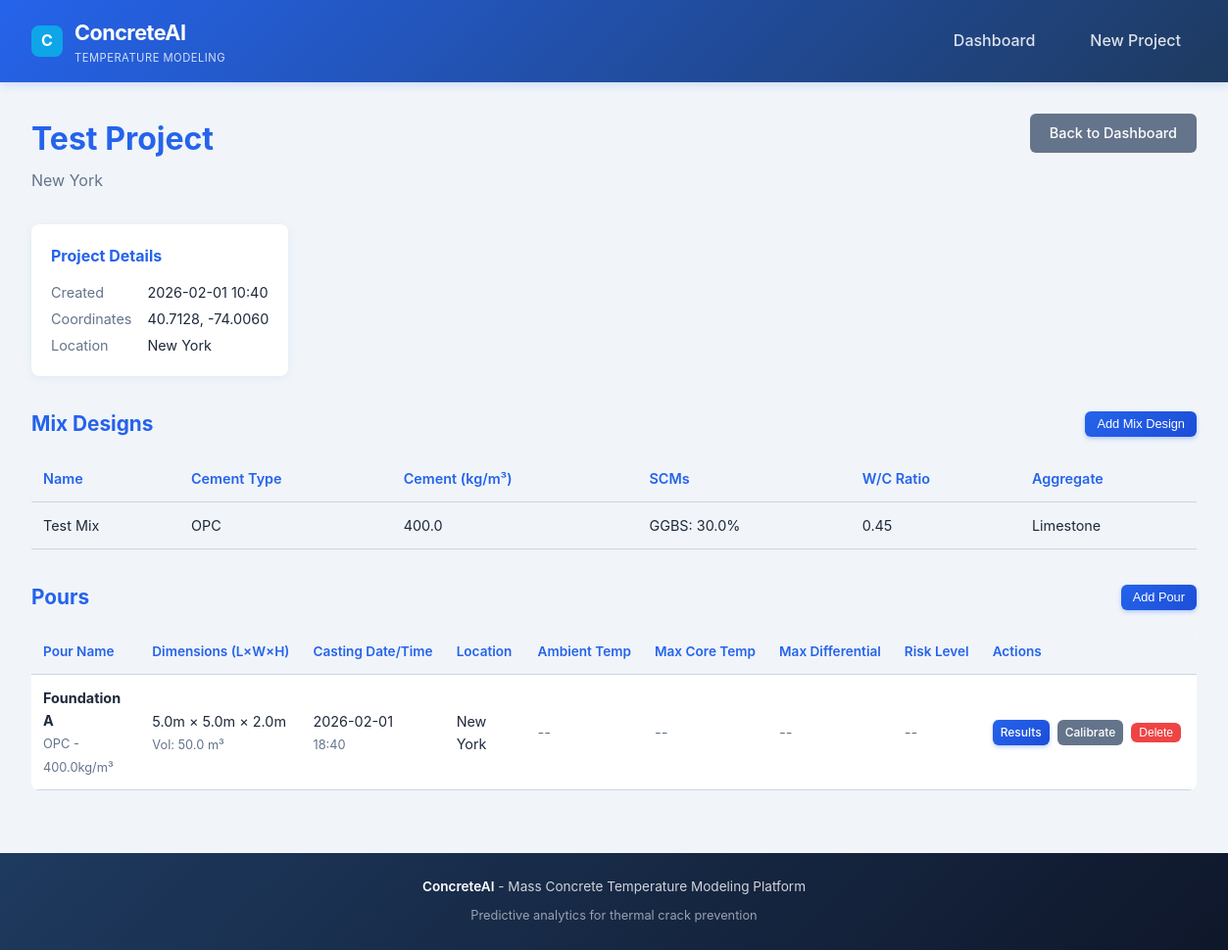
The page /projects/1/view on the database its author committed.
### app/models/database.py (models this page shows)
class Project(Base):
    __tablename__ = "projects"
    id = Column(Integer, primary_key=True, index=True)
    name = Column(String(255), nullable=False)
    location = Column(String(255))
    latitude = Column(Float)
    longitude = Column(Float)
    created_at = Column(DateTime, default=datetime.utcnow)
    mix_designs = relationship("MixDesign", back_populates="project", cascade="all, delete-orphan")
    pours = relationship("Pour", back_populates="project", cascade="all, delete-orphan")
    calibrations = relationship("Calibration", back_populates="project", cascade="all, delete-orphan")

class MixDesign(Base):
    __tablename__ = "mix_designs"
    id = Column(Integer, primary_key=True, index=True)
    project_id = Column(Integer, ForeignKey("projects.id"), nullable=False)
    name = Column(String(255))
    cement_type = Column(String(50))  # OPC, PPC, PSC
    cement_content = Column(Float)  # kg/m³
    ggbs_percent = Column(Float, default=0)
    fly_ash_percent = Column(Float, default=0)
    silica_fume_percent = Column(Float, default=0)
    water_cement_ratio = Column(Float)
    aggregate_type = Column(String(50))  # limestone, granite, basalt
    project = relationship("Project", back_populates="mix_designs")
    pours = relationship("Pour", back_populates="mix_design")

class Pour(Base):
    __tablename__ = "pours"
    id = Column(Integer, primary_key=True, index=True)
    project_id = Column(Integer, ForeignKey("projects.id"), nullable=False)
    mix_design_id = Column(Integer, ForeignKey("mix_designs.id"), nullable=False)
    name = Column(String(255))
    length = Column(Float)  # meters
    width = Column(Float)  # meters
    height = Column(Float)  # meters
    casting_datetime = Column(DateTime)
    fresh_concrete_temp = Column(Float)  # °C
    formwork_type = Column(String(50))  # steel, plywood, insulated
    curing_method = Column(String(50))  # water, compound, blankets, none
    curing_duration_days = Column(Integer)
    formwork_removal_hours = Column(Float)
    created_at = Column(DateTime, default=datetime.utcnow)
    project = relationship("Project", back_populates="pours")
    mix_design = relationship("MixDesign", back_populates="pours")
    predictions = relationship("Prediction", back_populates="pour", cascade="all, delete-orphan")
    measurements = relationship("Measurement", back_populates="pour", cascade="all, delete-orphan")

### app/main.py (the view)
@app.get("/projects/{project_id}/view", response_class=HTMLResponse)
async def view_project(request: Request, project_id: int):
    db = next(get_db())
    project = db.query(Project).filter(Project.id == project_id).first()
    if not project:
        return templates.TemplateResponse("error.html", {
            "request": request,
            "message": "Project not found",
        }, status_code=404)
    mix_designs = db.query(MixDesign).filter(MixDesign.project_id == project_id).all()
    pours = db.query(Pour).filter(Pour.project_id == project_id).order_by(Pour.casting_datetime.desc()).all()
    return templates.TemplateResponse("project_detail.html", {
        "request": request,
        "project": project,
        "mix_designs": mix_designs,
        "pours": pours,
    })

### templates/project_detail.html (shortened to what this page needs)
{% extends "base.html" %}
{% block content %}
<div class="page-header">
    <div>
        <h1>{{ project.name }}</h1>
        {% if project.location %}
        <p class="subtitle">{{ project.location }}</p>
        {% endif %}
    </div>
    <a href="/" class="btn btn-secondary">Back to Dashboard</a>
</div>
<div class="project-info">
    <div class="info-card">
        <h3>Project Details</h3>
        <dl>
            <dt>Created</dt>
            <dd>{{ project.created_at.strftime('%Y-%m-%d %H:%M') }}</dd>
            {% if project.latitude and project.longitude %}
            <dt>Coordinates</dt>
            <dd>{{ "%.4f"|format(project.latitude) }}, {{ "%.4f"|format(project.longitude) }}</dd>
            {% endif %}
            {% if project.location %}
            <dt>Location</dt>
            <dd>{{ project.location }}</dd>
            {% endif %}
        </dl>
    </div>
</div>
<section class="section">
    <div class="section-header">
        <h2>Mix Designs</h2>
        <button class="btn btn-primary btn-sm" onclick="showMixModal()">Add Mix Design</button>
    </div>
    {% if mix_designs %}
    <div class="table-container">
        <table class="data-table">
            <thead>
                <tr>
                    <th>Name</th>
                    <th>Cement Type</th>
                    <th>Cement (kg/m³)</th>
                    <th>SCMs</th>
                    <th>W/C Ratio</th>
                    <th>Aggregate</th>
                </tr>
            </thead>
            <tbody>
                {% for mix in mix_designs %}
                <tr>
                    <td>{{ mix.name or 'Unnamed' }}</td>
                    <td>{{ mix.cement_type }}</td>
                    <td>{{ mix.cement_content }}</td>
                    <td>
                        {% if mix.ggbs_percent > 0 %}GGBS: {{ mix.ggbs_percent }}% {% endif %}
                    </td>
                    <td>{{ mix.water_cement_ratio }}</td>
                    <td>{{ mix.aggregate_type|capitalize }}</td>
                </tr>
                {% endfor %}
            </tbody>
        </table>
    </div>
    {% else %}
    <p class="empty-message">No mix designs yet.</p>
    {% endif %}
</section>
<section class="section">
    <div class="section-header">
        <h2>Pours</h2>
        <button class="btn btn-primary btn-sm" onclick="showPourModal()" {% if not mix_designs %}disabled title="Create a mix design first"{% endif %}>Add Pour</button>
    </div>
    {% if pours %}
    <div class="table-container">
        <table class="data-table pours-table">
            <thead>
                <tr>
                    <th>Pour Name</th>
                    <th>Dimensions (L×W×H)</th>
                    <th>Casting Date/Time</th>
                    <th>Location</th>
                    <th>Ambient Temp</th>
                    <th>Max Core Temp</th>
                    <th>Max Differential</th>
                    <th>Risk Level</th>
                    <th>Actions</th>
                </tr>
            </thead>
            <tbody id="poursTableBody">
                {% for pour in pours %}
                <tr data-pour-id="{{ pour.id }}">
                    <td>
                        <strong>{{ pour.name or 'Pour ' + pour.id|string }}</strong>
                        <br><small class="text-muted">{{ pour.mix_design.cement_type }} - {{ pour.mix_design.cement_content }}kg/m³</small>
                    </td>
                    <td>
                        {{ pour.length }}m × {{ pour.width }}m × {{ pour.height }}m
                        <br><small class="text-muted">Vol: {{ "%.1f"|format(pour.length * pour.width * pour.height) }} m³</small>
                    </td>
                    <td>
                        {{ pour.casting_datetime.strftime('%Y-%m-%d') }}
                        <br><small class="text-muted">{{ pour.casting_datetime.strftime('%H:%M') }}</small>
                    </td>
                    <td>
                        {% if project.location %}
                        {{ project.location }}
                        {% else %}
                        <span class="text-muted">Not set</span>
                        {% endif %}
                    </td>
                    <td class="ambient-temp" data-pour-id="{{ pour.id }}">
                        <span class="loading-text">--</span>
                    </td>
                    <td class="max-temp" data-pour-id="{{ pour.id }}">
                        <span class="loading-text">--</span>
                    </td>
                    <td class="max-diff" data-pour-id="{{ pour.id }}">
                        <span class="loading-text">--</span>
                    </td>
                    <td class="risk-level" data-pour-id="{{ pour.id }}">
                        <span class="loading-text">--</span>
                    </td>
                    <td class="actions-cell">
                        <a href="/pours/{{ pour.id }}/results" class="btn btn-primary btn-xs">Results</a>
                        <a href="/pours/{{ pour.id }}/calibration" class="btn btn-secondary btn-xs">Calibrate</a>
                        <button class="btn btn-danger btn-xs" onclick="deletePour({{ pour.id }})">Delete</button>
                    </td>
                </tr>
                {% endfor %}
            </tbody>
        </table>
    </div>
    {% else %}
    <p class="empty-message">No pours yet. Create a mix design first, then add a pour.</p>
    {% endif %}
</section>
{% endblock %}

### static/css/style.css (style rules this page uses)
:root { --primary-color: #2563eb; --primary-dark: #1d4ed8; --primary-light: #3b82f6; --secondary-color: #0ea5e9; --accent-color: #0ea5e9; --success-color: #10b981; --warning-color: #f59e0b; --danger-color: #ef4444; --light-bg: #f1f5f9; --dark-bg: #1e3a5f; --text-color: #1e293b; --text-light: #64748b; --border-color: #cbd5e1; --card-shadow: 0 2px 8px rgba(37, 99, 235, 0.08); }
* { margin: 0; padding: 0; box-sizing: border-box; }
body { font-family: -apple-system, BlinkMacSystemFont, 'Segoe UI', Roboto, Oxygen, Ubuntu, sans-serif; background-color: var(--light-bg); color: var(--text-color); line-height: 1.6; min-height: 100vh; display: flex; flex-direction: column; }
.page-header { display: flex; justify-content: space-between; align-items: flex-start; margin-bottom: 2rem; flex-wrap: wrap; gap: 1rem; }
.page-header h1 { color: var(--primary-color); margin-bottom: 0.25rem; }
.page-header .subtitle { color: var(--text-light); font-size: 1rem; }
.btn { display: inline-block; padding: 0.5rem 1.25rem; border: none; border-radius: 6px; cursor: pointer; font-size: 0.9rem; text-decoration: none; transition: all 0.2s; font-weight: 500; }
.btn-primary { background: linear-gradient(135deg, var(--primary-color) 0%, var(--primary-dark) 100%); color: white; box-shadow: 0 2px 4px rgba(37, 99, 235, 0.3); }
.btn-secondary { background-color: #64748b; color: white; }
.btn-danger { background-color: var(--danger-color); color: white; }
.btn-sm { padding: 0.35rem 0.75rem; font-size: 0.8rem; }
.btn-xs { padding: 0.2rem 0.5rem; font-size: 0.75rem; }
.table-container { overflow-x: auto; }
.data-table { width: 100%; border-collapse: collapse; font-size: 0.9rem; }
.data-table th, .data-table td { padding: 0.75rem; text-align: left; border-bottom: 1px solid var(--border-color); }
.data-table th { background-color: var(--light-bg); font-weight: 600; color: var(--primary-color); }
.section { margin-bottom: 2rem; }
.section-header { display: flex; justify-content: space-between; align-items: center; margin-bottom: 1rem; }
.section-header h2 { color: var(--primary-color); font-size: 1.3rem; }
.project-info { margin-bottom: 2rem; }
.info-card { background: white; border-radius: 8px; padding: 1.25rem; box-shadow: var(--card-shadow); display: inline-block; }
.info-card h3 { color: var(--primary-color); font-size: 1rem; margin-bottom: 0.75rem; }
.info-card dl { display: grid; grid-template-columns: auto 1fr; gap: 0.25rem 1rem; font-size: 0.9rem; }
.info-card dt { color: var(--text-light); }
.pours-table { background: white; border-radius: 8px; overflow: hidden; }
.pours-table th { white-space: nowrap; font-size: 0.85rem; }
.pours-table td { vertical-align: middle; }
.pours-table .text-muted { color: var(--text-light); font-size: 0.8rem; }
.pours-table .actions-cell { white-space: nowrap; }
.pours-table .actions-cell .btn { margin-right: 0.25rem; }
.pours-table .loading-text { color: var(--text-light); font-style: italic; }

### rows shown on the page
Project: name "Test Project", location "New York", created_at "2026-02-01 10:40", latitude "40.7128", longitude "-74.0060"
MixDesign: name "Test Mix", cement_type "OPC", cement_content "400.0", ggbs_percent "30.0", water_cement_ratio "0.45", aggregate_type "Limestone"
Pour: name "Foundation A", mix_design.cement_type "OPC", mix_design.cement_content "400.0", length "5.0", width "5.0", height "2.0", pour.length*pour.width*pour.height "50.0", casting_datetime "2026-02-01", casting_datetime "18:40"
